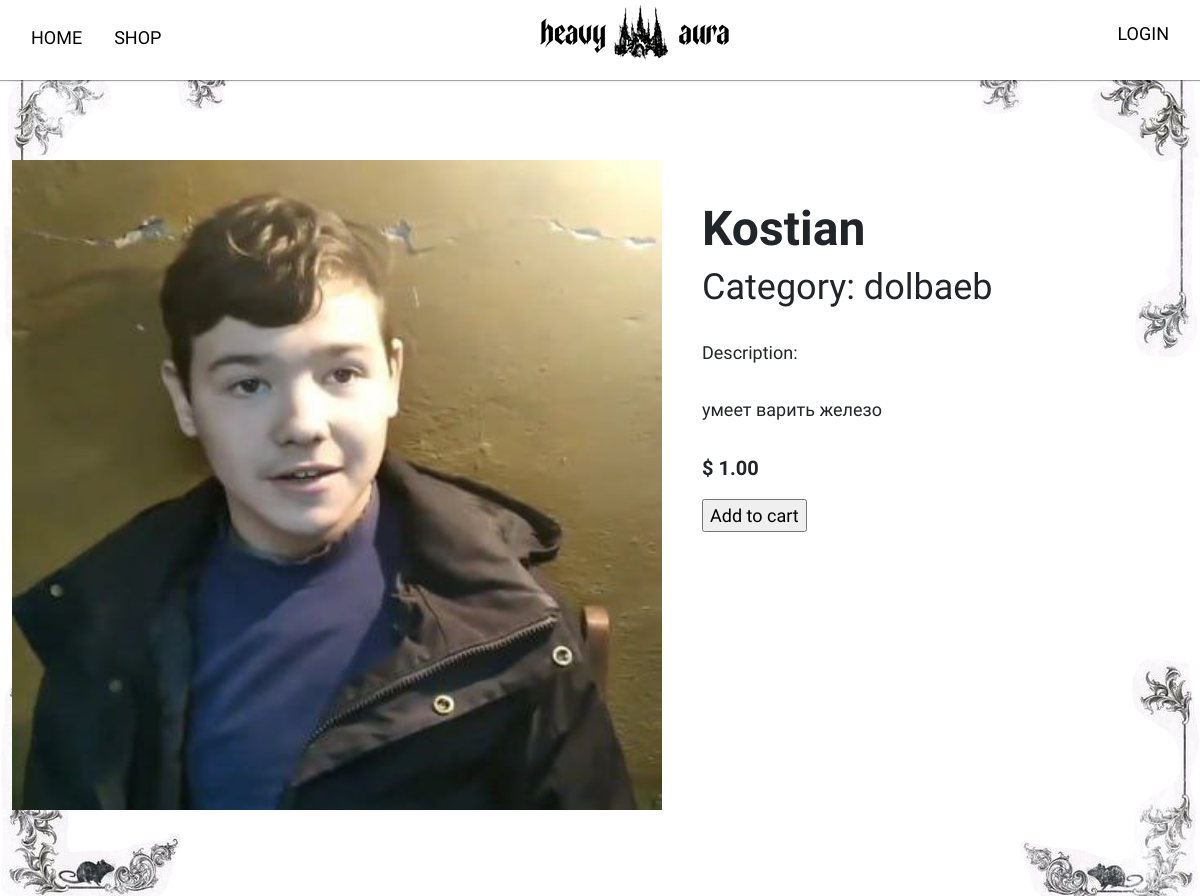
Before: /shop/kostian/ with the older database file.
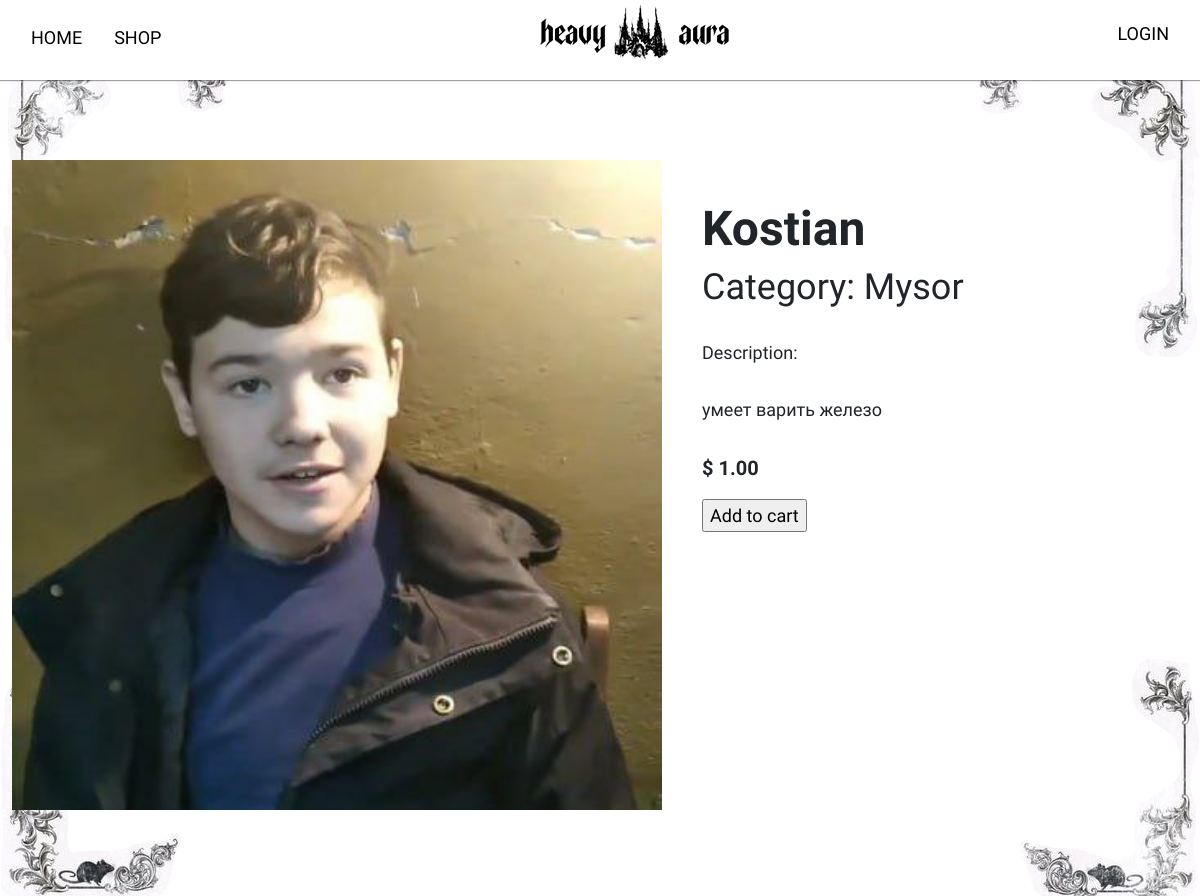
After: the same page with the newer database file.
### main/models.py (models this page shows, shortened)
class Product(models.Model):
    category = models.ForeignKey(Category,
                                 related_name='products',
                                 on_delete=models.CASCADE)
    name = models.CharField(max_length=50)
    slug = models.SlugField(max_length=50)
    image = models.ImageField(upload_to='products/%Y/%m/%d',
                              blank=True)
    description = models.TextField(blank=True)
    price = models.DecimalField(max_digits=10,
                                decimal_places=2)
    available = models.BooleanField(default=True)
    created = models.DateTimeField(auto_now_add=True)
    updated = models.DateTimeField(auto_now=True)
    discount = models.DecimalField(default=0.00, max_digits=4,
                                   decimal_places=2)
    class Meta:
        ordering = ['name']
        indexes = [
            models.Index(fields=['id', 'slug']),
            models.Index(fields=['name']),
            models.Index(fields=['-created']),
        ]

class Category(models.Model):
    name = models.CharField(max_length=20,
                            unique=True)
    slug = models.SlugField(max_length=20,
                            unique=True)
    class Meta:
        ordering = ['name']
        indexes = [models.Index(fields=['name'])]
        verbose_name = 'category'
        verbose_name_plural = 'categories'
    def __str__(self):
        return self.name

### main/views.py (the view)
# urls.py: path('shop/<slug:slug>/', views.product_detail,
def product_detail(request, slug):
    product = get_object_or_404(Product,
                                slug=slug,
                                available=True)
    return render(request,
                  'main/product/detail.html',
                  {'product': product})

### main/templates/main/product/detail.html (shortened to what this page needs)
{% extends "main/base.html" %}
{% load static %}
{% block content %}
    <div class="detail-product d-flex">
        <div class="detail-img">
            <img src="{% if product.image %}{{ product.image.url }}{% else %}{% static 'img/noimage.jpg' %}{% endif %}" alt="" class="detail-image">
        </div>
        <div class="detail-description">
            <h2>{{ product.name }}</h2>
            <h3>Category: {{ product.category }}</h3>
            <p>Description: {{ product.description|linebreaks }}</p>
            {% if product.discount %}
                <div class="cart-discount d-flex gap-2">
                    <p class="line">$ {{ product.price }}</p>
                    <p>$ {{ product.sell_price }}</p>
                </div>
            {% else %}
                <p class="price">$ {{ product.price }}</p>
            {% endif %}
            <form action="{% url "cart:cart_add" product.id %}" class="qform" method="post">
                <input type="submit" class="add-to-cart-btn" value="Add to cart">
            </form>
        </div>
    </div>
{% endblock content %}

Changed rows visible on the page:
changed Product "Kostian": category "dolbaeb" → "Mysor"
